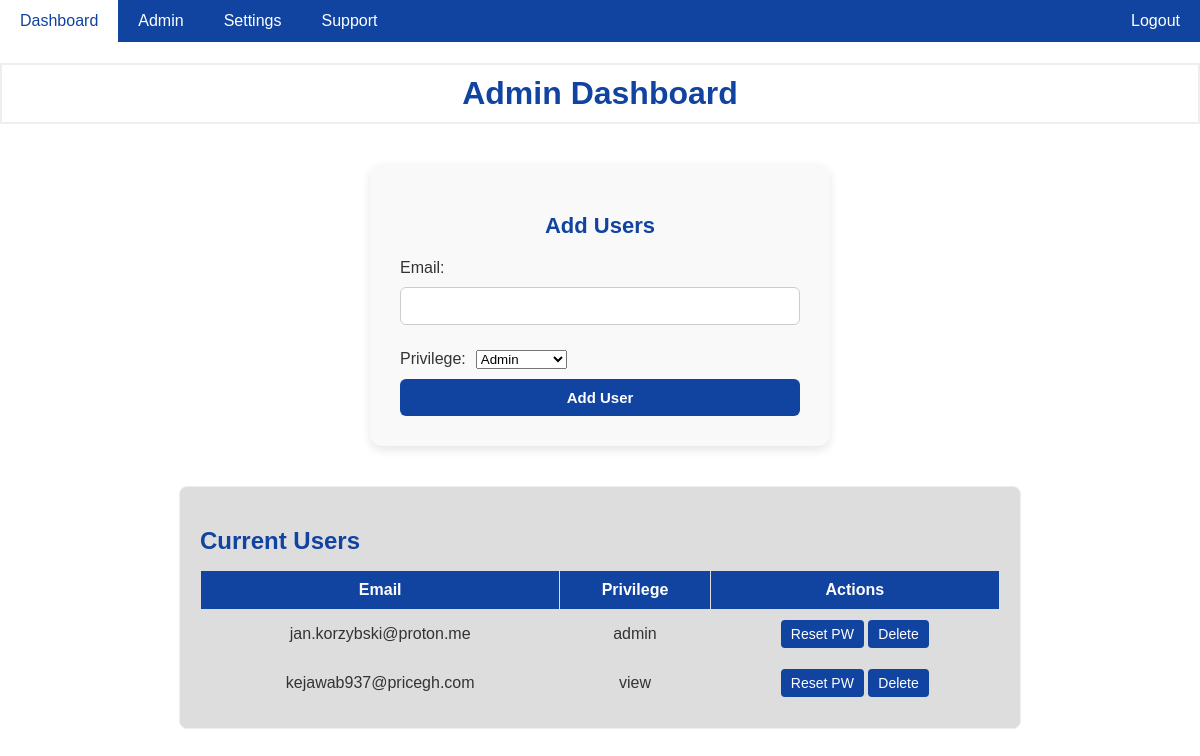
Page /admin (signed in) on the earlier database version.
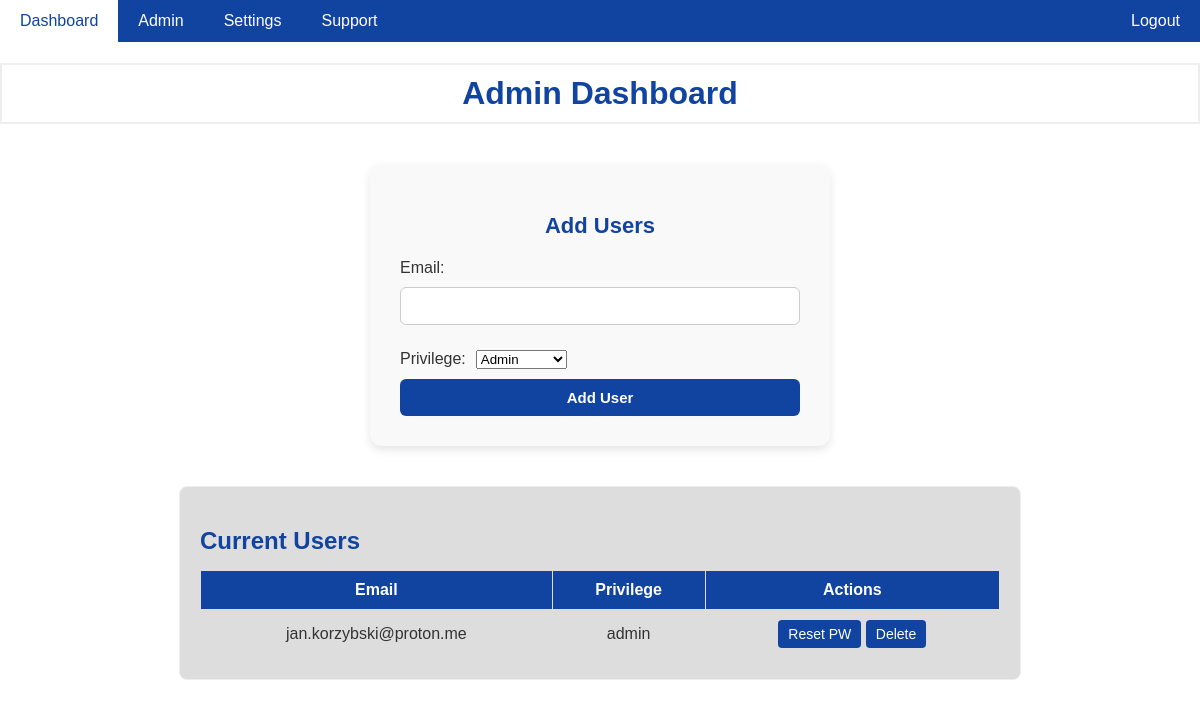
Same page on the later database version.
### tables this page shows
CREATE TABLE users (
            id INTEGER PRIMARY KEY AUTOINCREMENT,
            username TEXT NOT NULL UNIQUE,
            password_hash TEXT,
            privilege TEXT NOT NULL CHECK(privilege IN ('admin', 'store team', 'view')),
            requires_password_change INTEGER DEFAULT 1
        );

### app/routes/admin.py (the view)
@admin_bp.route('/admin')
def admin():
    conn = get_db_connection()
    cursor = conn.cursor()
    cursor.execute('SELECT COUNT(*) FROM users')
    user_count = cursor.fetchone()[0]
    if user_count > 0:
        if 'user_id' not in session or session.get('privilege') != 'admin':
            conn.close()
            return redirect(url_for('auth.login'))
    cursor.execute('SELECT id, username, privilege FROM users')
    users = cursor.fetchall()
    conn.close()
    privilege_order = {'admin': 0, 'store team': 1, 'view': 2}
    sorted_users = sorted(users, key=lambda u: privilege_order.get(u['privilege'], 99))
    return render_template('admin.html', users=sorted_users)

### app/db.py (called while the page is built)
def get_db_connection():
    if 'db' not in g:
        g.db = sqlite3.connect(current_app.config['DATABASE_PATH'])
        g.db.row_factory = sqlite3.Row
    return g.db

### SSClient/templates/admin.html (shortened to what this page needs)
<!DOCTYPE html>
<html lang="en">
<head>
    <link rel="stylesheet" href="{{ url_for('static', filename='css/style.css') }}">
</head>
<body>
    <div class="navbar">
        <a href="/">Dashboard</a>
        {% if session.get('privilege') == 'admin' %}
            <a href="/admin">Admin</a>
        {% endif %}
        <a href="/settings">Settings</a>
        <a href="/support">Support</a>
        {% if 'user_id' in session %}
            <a id="logout" href="/logout">Logout</a>
        {% endif %}
    </div>
    <h1>Admin Dashboard</h1>
    <div class="form-container">
        <h2>Add Users</h2>
        <form action="/send_otp" method="POST">
            <label>Email:</label>
            <input type="email" name="email" required>
            <label>Privilege:</label>
            <select name="privilege">
                <option value="admin">Admin</option>
            </select>
            <button type="submit">Add User</button>
        </form>
    </div>
<section class="stock-display">
    <h2>Current Users</h2>
    <table class="stock-table">
        <thead>
            <tr>
                <th>Email</th>
                <th>Privilege</th>
                <th>Actions</th>
            </tr>
        </thead>
        <tbody>
            {% for user in users %}
            <tr data-user-id="{{ user.id }}">
                <td>{{ user.username }}</td>
                <td>{{ user.privilege }}</td>
                    <td>
                        <form method="POST" action="{{ url_for('admin.reset_password', user_id=user.id) }}" style="display:inline" onsubmit="return confirm('Are you sure you want to reset this password?')">
                            <button type="submit">Reset PW</button>
                        </form>
                        <form method="POST" action="{{ url_for('admin.delete_user', user_id=user.id) }}" style="display:inline" onsubmit="return confirm('Are you sure you want to delete this user?');">
                            <button type="submit">Delete</button>
                        </form>
                    </td>
                </tr>
                {% endfor %}
            </tbody>
        </table>
    </section>
</body>
</html>

### SSClient/static/css/style.css (style rules this page uses)
body { margin: 0; font-family: Arial, sans-serif; background-color: white; color: #333; }
h1 { border: 2px solid #eee; color: #1143a1; text-align: center; padding: 10px; }
.navbar { background-color: #1143a1; overflow: hidden; display: flex; justify-content: left; height: 42px; align-items: center; }
.navbar a { color: white; padding: 14px 20px; text-decoration: none; display: block; }
#logout { margin-left:auto; }
section { margin: 30px auto; padding: 20px; max-width: 800px; border: 1px solid #eee; border-radius: 8px; background-color: #dddddd; }
section h2 { color: #1143a1; margin-bottom: 15px; }
.stock-table { width: 100%; border-collapse: collapse; }
.stock-table th, .stock-table td { border: 1px solid #ddd; padding: 10px; text-align: center; vertical-align: middle; }
.stock-table th { background-color: #1143a1; color: white; }
form { display: flex; gap: 10px; flex-wrap: wrap; }
form input, form button { padding: 6px 10px; font-size: 14px; }
form button { background-color: #1143a1; color: white; border: none; cursor: pointer; border-radius: 4px; }
.form-container, .login-container { margin: 40px auto; padding: 30px; max-width: 400px; background: #f9f9f9; border-radius: 12px; box-shadow: 0 4px 10px rgba(0, 0, 0, 0.1); }
.form-container h2, .login-container h2 { margin-bottom: 20px; font-size: 22px; color: #1143a1; text-align: center; }
.form-container input[type="email"], .form-container input[type="text"], .form-container input[type="number"], .form-container input[type="password"], .login-container input[type="email"], .login-container input[type="password"] { width: 100%; padding: 10px; margin-bottom: 15px; border-radius: 6px; border: 1px solid #ccc; box-sizing: border-box; }
.form-container button, .login-container button { width: 100%; padding: 10px; background-color: #1143a1; border: none; border-radius: 6px; color: white; font-weight: bold; cursor: pointer; font-size: 15px; }

Differences in the rows shown:
removed users: username "kejawab937@pricegh.com", privilege "view"
